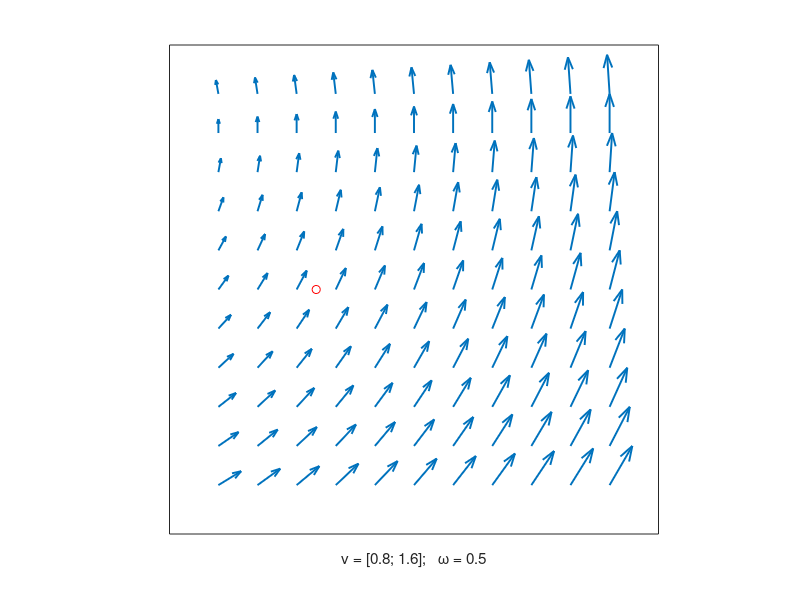

Write MATLAB code to recreate this figure.
clear; clc;

c = [1; 2; 3];
% v = [.4; .5; .6];
% w = [.3; .9; .7];
v = [.0; .5; .0];
w = [.0; .9; .0];

[x,y,z]=meshgrid(0:0.4:4);

vx=0*x; vy=0*y; vz=0*z;

for i=1:size(x,1)
    for j=1:size(x,2)
        for k=1:size(x,3)
            p = [x(i,j,k); y(i,j,k); z(i,j,k)];

            dp= v + cross( w, p-c );

            vx(i,j,k) = dp(1); vy(i,j,k) = dp(2); vz(i,j,k) = dp(3);
        end
    end
end

quiver3(x,y,z, vx, vy, vz, 'filled', 'LineWidth', 1.4); axis equal;


%%

clear; clc;

c = [1; 2];
v = [.0; .0 ];
w = .9;

[x,y]=meshgrid(0:0.4:4);

vx=0*x; vy=0*y;

for step = 1:5
    for i=1:size(x,1)
        for j=1:size(x,2)
            p = [x(i,j); y(i,j)];
    
            dp= v + w *[0 -1; 1 0]*( p-c );
    
            vx(i,j) = dp(1); vy(i,j) = dp(2);
        end
    end
    
    hold off;
    quiver(x,y, vx, vy, 'filled', 'LineWidth', 1.4); axis equal; axis([-0.5 4.5 -0.5 4.5]);
    hold on; plot(c(1),c(2), 'ro');
    xlabel(['v = [' num2str(v(1),'%.1f') '; ' num2str(v(2),'%.1f') '];   \omega = ' num2str(w,'%.1f')]);

    set(gca,'XTick', []);
    set(gca,'YTick', []);
    drawnow; pause(0.1);
    %saveas(gcf, ['_img/velField_' num2str(step,'%04d') '.png']);

    v(1)=v(1) + 0.2;
    v(2)=v(2) + 0.4;
    w   =w    - 0.1;
end
